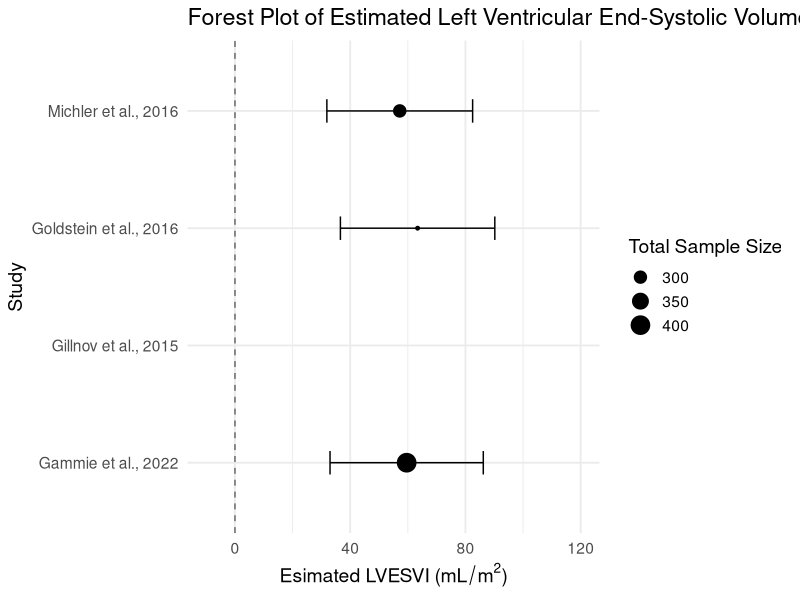
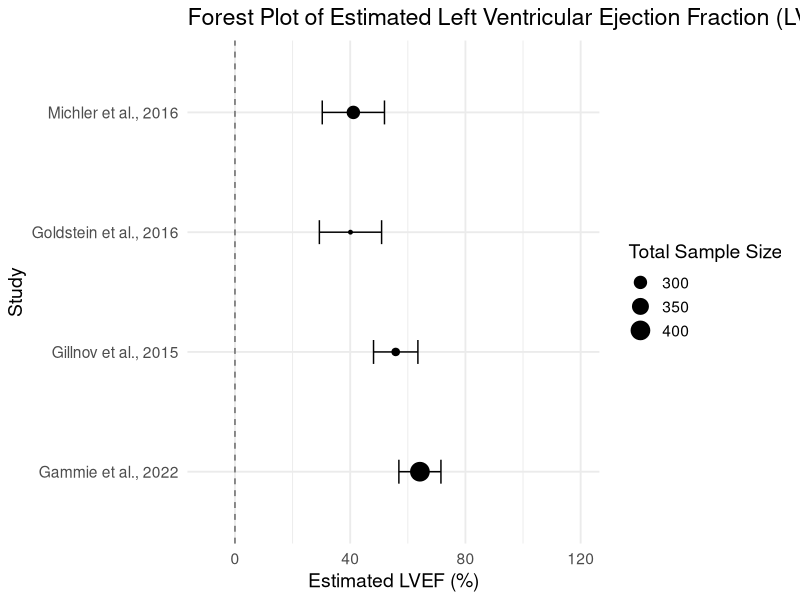

Here is the R script that generated these plots, in order:
# Author: Jingyang (Judy) Zhang
# Purpose: create forest plots for the four RCTs: 
## Goldstein et al., 2016 Two-Year Outcomes of Surgical Treatment of Severe Ischemic Mitral Regurgitation
### ctrl: MV Repair trt: MV Replacement

## Michler et al., 2016 Two-Year Outcomes of Surgical Treatment of Moderate Ischemic Mitral Regurgitation. 
### ctrl: CABG Alone trt: CABG + MV Replacement

## Gammie et al., 2012 The Role of Tricuspid Repair in Patients Undergoing Surgery for Primary Mitral Regurgitation
### ctrl: MVS alone trt: MVS + TA


## Gillinov et al., 2015 Surgical Ablation of Atrial Fibrillation During Mitral-Valve Surgery
### ctrl: MVS alone trt: MVS + AF Ablation


######### Load Libraries #########

library(tidyverse)



######### Data Processing #########

dat <- tibble(
  study = c("Goldstein et al., 2016", "Michler et al., 2016", "Gammie et al., 2022", "Gillnov et al., 2015"),
  n = c(251, 301, 401, 260),
  n_ctrl = c(126, 151, 203, NA),
  n_trt = c(125, 150, 198, NA),

  # Outcome 1: LVESVI (ml/m^2)
  twoyrLVESVI_estimate = c(63.4, 57.2, 59.6, NA),
  twoyrLVESVI_estimate_se = c(26.8, 25.3, 26.6, NA),
 
  
  # Outcome 2: LVEF (%)
  twoyrLVEF_estimate = c(40.1, 41.1, 64.2, 55.8),
  twoyrLVEF_estimate_se = c(10.8, 10.8, 7.3, 7.7),

  
) %>%
  # Calculate CIs
  mutate(
    # Outcome 1: LVESVI (ml/m^2)
    LVESVI_lower = twoyrLVESVI_estimate - twoyrLVESVI_estimate_se,
    LVESVI_upper = twoyrLVESVI_estimate + twoyrLVESVI_estimate_se,

    # Outcome 2: LVEF (%) (values mismatch)
    LVEF_lower = twoyrLVEF_estimate - twoyrLVEF_estimate_se,
    LVEF_upper = twoyrLVEF_estimate + twoyrLVEF_estimate_se,
    
  )


# Separate By Outcome


LVESVI_dat <- dat %>% 
  select(-contains("LVEF")) %>% 
  mutate(
    n = as.numeric(n),
    outcome = "LVESVI")
LVEF_dat <- dat %>% 
  select(-contains("LVESVI")) %>% 
  mutate(
    n = as.numeric(n),
    outcome = "LVEF")


######### Data Visualization #########


# Outcome 1: LVESVI (ml/m^2)

ggplot(LVESVI_dat, aes(x = twoyrLVESVI_estimate, y = study)) + 
  geom_point(aes(size = n)) +
  geom_errorbar(aes(xmin = LVESVI_lower, xmax = LVESVI_upper), width = 0.2) + 
  geom_vline(xintercept = 0, linetype = "dashed", color = "gray40") + 
  scale_size_continuous(name = "Total Sample Size") + 
  theme_minimal(base_size = 14) + 
  scale_x_continuous(name = expression("Esimated LVESVI ("*mL/m^2*")"), limits = c(-10, 120)) + 
  labs(y = "Study",
       title = "Forest Plot of Estimated Left Ventricular End-Systolic Volume Index (LVESVI)") + 
  theme(
    plot.margin = unit(c(0.2, 0.2, 0.2, 0.2), "cm"),  # top, right, bottom, left
  )





# Outcome 2: LVEF (%)

ggplot(LVEF_dat, aes(x = twoyrLVEF_estimate, y = study)) + 
  geom_point(aes(size = n)) +
  geom_errorbar(aes(xmin = LVEF_lower, xmax = LVEF_upper), width = 0.2) + 
  geom_vline(xintercept = 0, linetype = "dashed", color = "gray40") + 
  scale_size_continuous(name = "Total Sample Size") + 
  theme_minimal(base_size = 14) + 
  scale_x_continuous(name = "Estimated LVEF (%)", limits = c(-10, 120)) + 
  labs(y = "Study",
       title = "Forest Plot of Estimated Left Ventricular Ejection Fraction (LVEF)") + 
  theme(
    plot.margin = unit(c(0.2, 0.2, 0.2, 0.2), "cm"),  # top, right, bottom, left
  )

